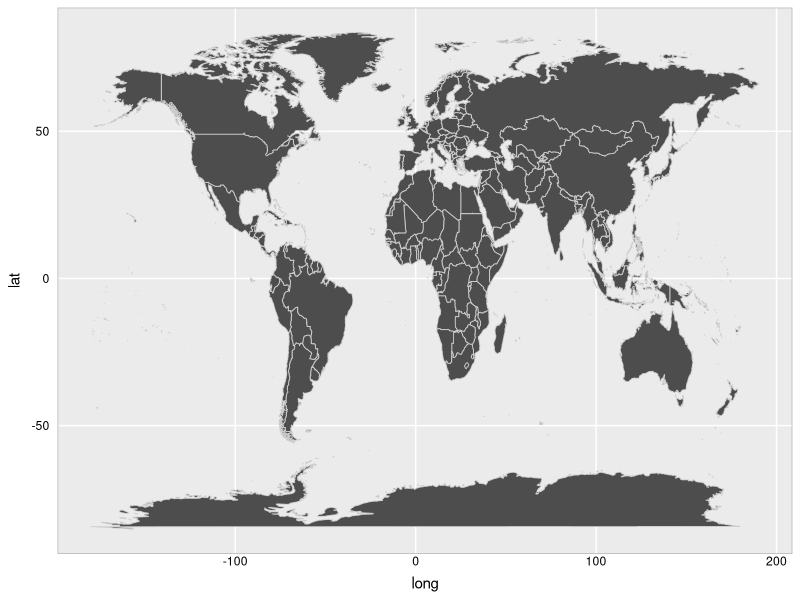
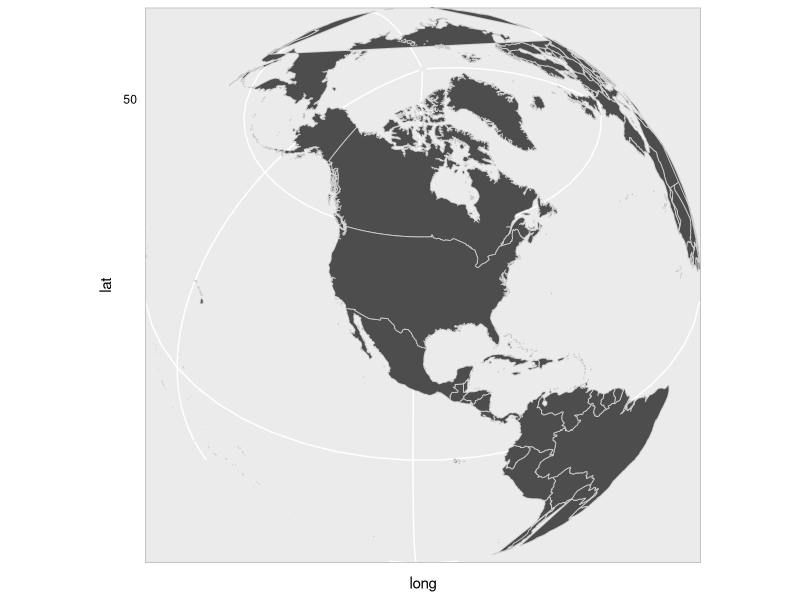
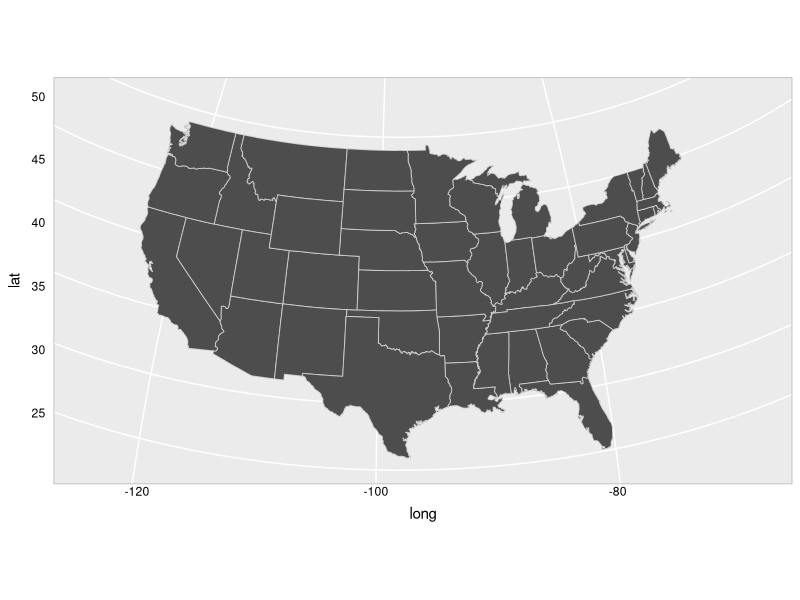

Write R code to recreate these figures, in order.
## ---- chunk 1
# setup

library(tidyverse)
## ---- chunk 2
knitr::opts_chunk$set(
	echo = TRUE,
	message = FALSE,
	warning = FALSE
)
## ---- chunk 3
library(tidyverse)
## ---- chunk 4
hw <- theme_gray()+ theme(
  plot.title=element_text(hjust=0.5),
  plot.subtitle=element_text(hjust=0.5),
  plot.caption=element_text(hjust=-.5),

  strip.text.y = element_blank(),
  strip.background=element_rect(fill=rgb(.9,.95,1),
    colour=gray(.5), linewidth =.2),

  panel.border=element_rect(fill=FALSE,colour=gray(.70)),
  panel.grid.minor.y = element_blank(),
  panel.grid.minor.x = element_blank(),
  panel.spacing.x = unit(0.10,"cm"),
  panel.spacing.y = unit(0.05,"cm"),

# axis.ticks.y= element_blank()
  axis.ticks=element_blank(),
  axis.text=element_text(colour="black"),
  axis.text.y=element_text(margin=margin(0,3,0,3)),
  axis.text.x=element_text(margin=margin(-1,0,3,0))
)
## ---- chunk 5
#extracting data and saving as a tibble
world_tbl <- map_data("world") %>% as_tibble()
world_tbl
## ---- chunk 6
world_base <- world_tbl %>%
  ggplot() +
  geom_map(
    aes(long, lat, map_id = region),
    map = world_tbl,
    color = "gray80", fill = "gray30", size = 0.3) + hw
world_base
## ---- chunk 7
world_base +
  coord_map("ortho", orientation = c(39, -98, 0))
## ---- chunk 8
usa_tbl <- map_data("state") %>% as_tibble()

usa_tbl %>%
  ggplot(aes(long, lat, map_id = region)) +
  geom_map(
    map = usa_tbl,
    color = "gray80", fill = "gray30", size = 0.3) +
  coord_map("ortho", orientation = c(39, -98, 0)) +hw
